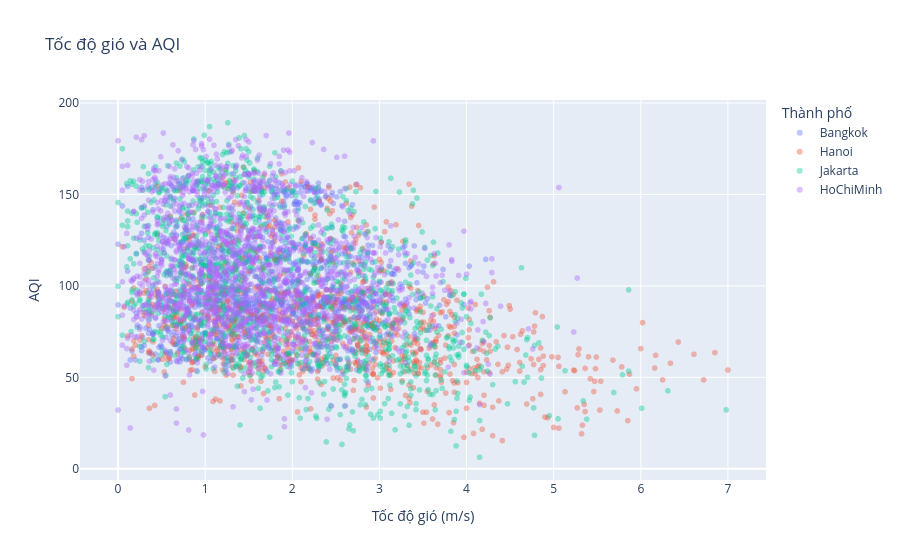

Source (notebook cell):
### Code cell
# Lấy mẫu tối đa 5000 điểm để trình duyệt không bị lag
scatter_df = df.dropna(subset=['wind_speed', 'AQI']).sample(n=min(5000, len(df)), random_state=42)

fig = px.scatter(
    scatter_df, 
    x='wind_speed', 
    y='AQI', 
    color='city', 
    opacity=0.4,
    title='Tốc độ gió và AQI',
    labels={'wind_speed': 'Tốc độ gió (m/s)', 'AQI': 'AQI', 'city': 'Thành phố'}
)
fig.show()

### Figure 1 — Plotly figure (JSON) as saved in the notebook; plotly's stock layout.template omitted (floating-point values rounded to 4 significant figures; data arrays with more than 128 entries replaced by an {"elided": "..."} marker saying what was removed)
{"data": [{"hovertemplate": "Thành phố=Bangkok<br>Tốc độ gió (m/s)=%{x}<br>AQI=%{y}<extra></extra>", "legendgroup": "Bangkok", "marker": {"color": "#636efa", "opacity": 0.4, "symbol": "circle"}, "mode": "markers", "name": "Bangkok", "showlegend": true, "type": "scattergl", "x": {"elided": "978 float values"}, "xaxis": "x", "y": {"elided": "978 float values"}, "yaxis": "y"}, {"hovertemplate": "Thành phố=Hanoi<br>Tốc độ gió (m/s)=%{x}<br>AQI=%{y}<extra></extra>", "legendgroup": "Hanoi", "marker": {"color": "#EF553B", "opacity": 0.4, "symbol": "circle"}, "mode": "markers", "name": "Hanoi", "showlegend": true, "type": "scattergl", "x": {"elided": "966 float values"}, "xaxis": "x", "y": {"elided": "966 float values"}, "yaxis": "y"}, {"hovertemplate": "Thành phố=Jakarta<br>Tốc độ gió (m/s)=%{x}<br>AQI=%{y}<extra></extra>", "legendgroup": "Jakarta", "marker": {"color": "#00cc96", "opacity": 0.4, "symbol": "circle"}, "mode": "markers", "name": "Jakarta", "showlegend": true, "type": "scattergl", "x": {"elided": "1419 float values"}, "xaxis": "x", "y": {"elided": "1419 float values"}, "yaxis": "y"}, {"hovertemplate": "Thành phố=HoChiMinh<br>Tốc độ gió (m/s)=%{x}<br>AQI=%{y}<extra></extra>", "legendgroup": "HoChiMinh", "marker": {"color": "#ab63fa", "opacity": 0.4, "symbol": "circle"}, "mode": "markers", "name": "HoChiMinh", "showlegend": true, "type": "scattergl", "x": {"elided": "1637 float values"}, "xaxis": "x", "y": {"elided": "1637 float values"}, "yaxis": "y"}], "layout": {"legend": {"title": {"text": "Thành phố"}, "tracegroupgap": 0}, "title": {"text": "Tốc độ gió và AQI"}, "xaxis": {"anchor": "y", "domain": [0, 1], "title": {"text": "Tốc độ gió (m/s)"}}, "yaxis": {"anchor": "x", "domain": [0, 1], "title": {"text": "AQI"}}}}
